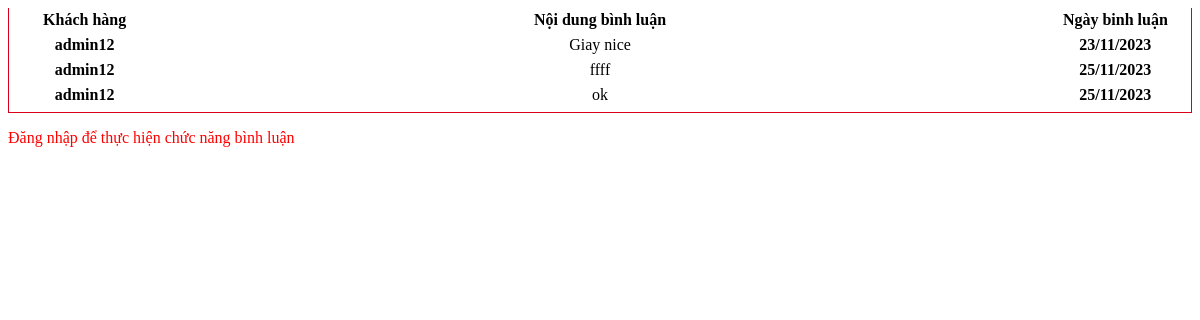
Page /view/binhluan-form.php?id=54 on the committed database.
### tables this page shows
CREATE TABLE `comment` (
  `id` int(11) NOT NULL,
  `text` varchar(2000) NOT NULL,
  `idAccount` int(11) NOT NULL,
  `idProduct` int(11) NOT NULL,
  `date` date NOT NULL
);

CREATE TABLE `account` (
  `id` int(11) NOT NULL,
  `username` varchar(50) NOT NULL,
  `password` varchar(50) NOT NULL,
  `email` varchar(255) NOT NULL,
  `img` varchar(255) NOT NULL DEFAULT 'anh-user.webp',
  `role` int(1) NOT NULL DEFAULT 0
);

### model/pdo.php (called while the page is built, shortened)
<?php
function pdo_get_connection(){
    $servername = "localhost";
    $username = "root";
    $password = "";
    try {
        $conn = new PDO("mysql:host=$servername;dbname=duan1", $username, $password);
        $conn->setAttribute(PDO::ATTR_ERRMODE, PDO::ERRMODE_EXCEPTION);
        return $conn;
    } catch(PDOException $e) {
        echo "Connection failed: " . $e->getMessage();
    }
}
function pdo_query($sql){
    $sql_args=array_slice(func_get_args(),1);
    try{
        $conn=pdo_get_connection();
        $stmt=$conn->prepare($sql);
        $stmt->execute($sql_args);
        $rows=$stmt->fetchAll();
        return $rows;
    }
    catch(PDOException $e){
        throw $e;
    }
    finally{
        unset($conn);
    }
}
?>

### model/binhluan.php (called while the page is built, shortened)
<?php
function load_comment($idsp){
    $sql = "SELECT comment.text, comment.date, account.username
            from comment
            join account on comment.idAccount = account.id
            join product on comment.idProduct = product.id
            where product.id = $idsp";
    $result = pdo_query($sql);
    return $result;
}
?>

### view/binhluan-form.php (the view, shortened to what this page needs)
<?php
  include "../model/pdo.php";
  include '../model/binhluan.php';
    $idsp = isset($_GET['id']) ? $_GET['id'] : null;
    $dsbl = load_comment($idsp);
?>
<!DOCTYPE html>
<html lang="en">
<head>
</head>
<body>
    <div class="row mb">
        <div class="binhluan">
            <table style="text-align:center;">
                <tr>
                    <th>Khách hàng</th>
                    <th>Nội dung bình luận</th>
                    <th>Ngày binh luận</th>
                </tr>
                <?php
                    foreach ($dsbl as $bl) {
                        extract($bl);
                        echo '<tr><td class="name">'.$username.'</td>';
                        echo '<td>'.$text.'</td>';
                        echo '<td class="date">'.date("d/m/Y", strtotime($date)).'</td></tr>';
                    }
                ?>
            </table>
        </div>
    <?php if(isset($_SESSION['login'])){ ?>
        <div class="form">
            <form action="binhluan-form.php" method="post">
                <input type="hidden" name="iduser" value="<?=$_SESSION['login']['id']?>">
                <input type="hidden" name="user" value="<?=$_SESSION['login']['username']?>">
                <input type="hidden" name="idsp" value="<?= $idsp ?>">
                <textarea name="noidung" id="" cols="10" rows="5"></textarea><br>
                <input type="submit" name="guibinhluan" value="GỬI BÌNH LUẬN">
            </form>
        </div>
    <?php
    } else{
        echo '<p style="color: red;">Đăng nhập để thực hiện chức năng bình luận</p>';
    }
    ?>
    </div>
</body>
</html>

### view/binhluan-form.php (style rules this page uses)
.binhluan table { width: 100%; border-left: 1px solid #D70019; border-right: 1px solid #D70019; border-bottom: 1px solid #D70019; margin-bottom: 10px; }
.binhluan table tr { display: grid; width: 100%; grid-template-columns: 1fr 6fr 1fr; margin-bottom: 5px; }
.name, .date { text-align: center; font-weight: 600; }

### rows in the picture
comment: idAccount.username "admin12", text "Giay nice", date "23/11/2023"
comment: idAccount.username "admin12", text "ffff", date "25/11/2023"
comment: idAccount.username "admin12", text "ok", date "25/11/2023"
